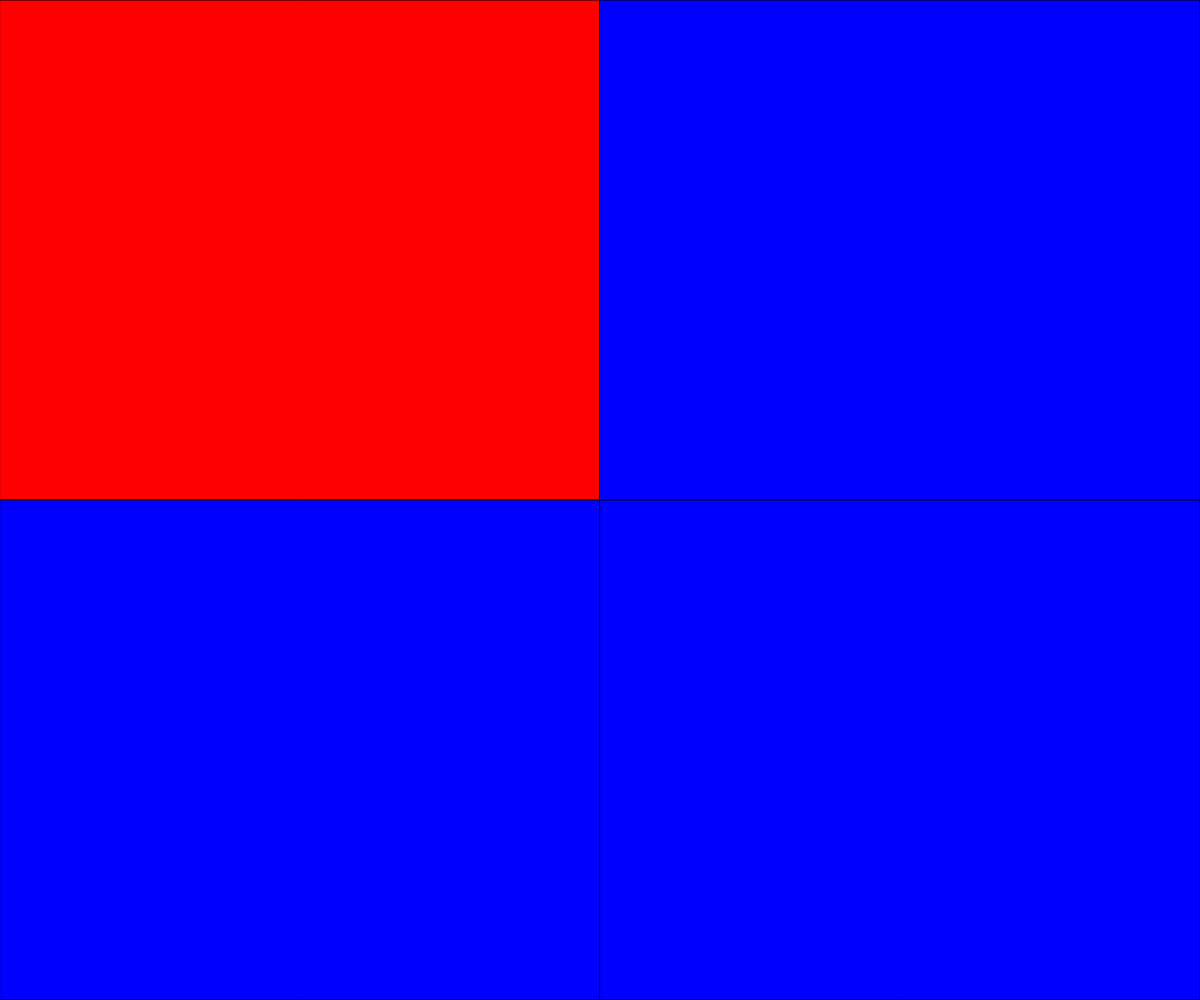
Frame 1 (no input)
Frame 60 (no input): identical to frame 1, image omitted
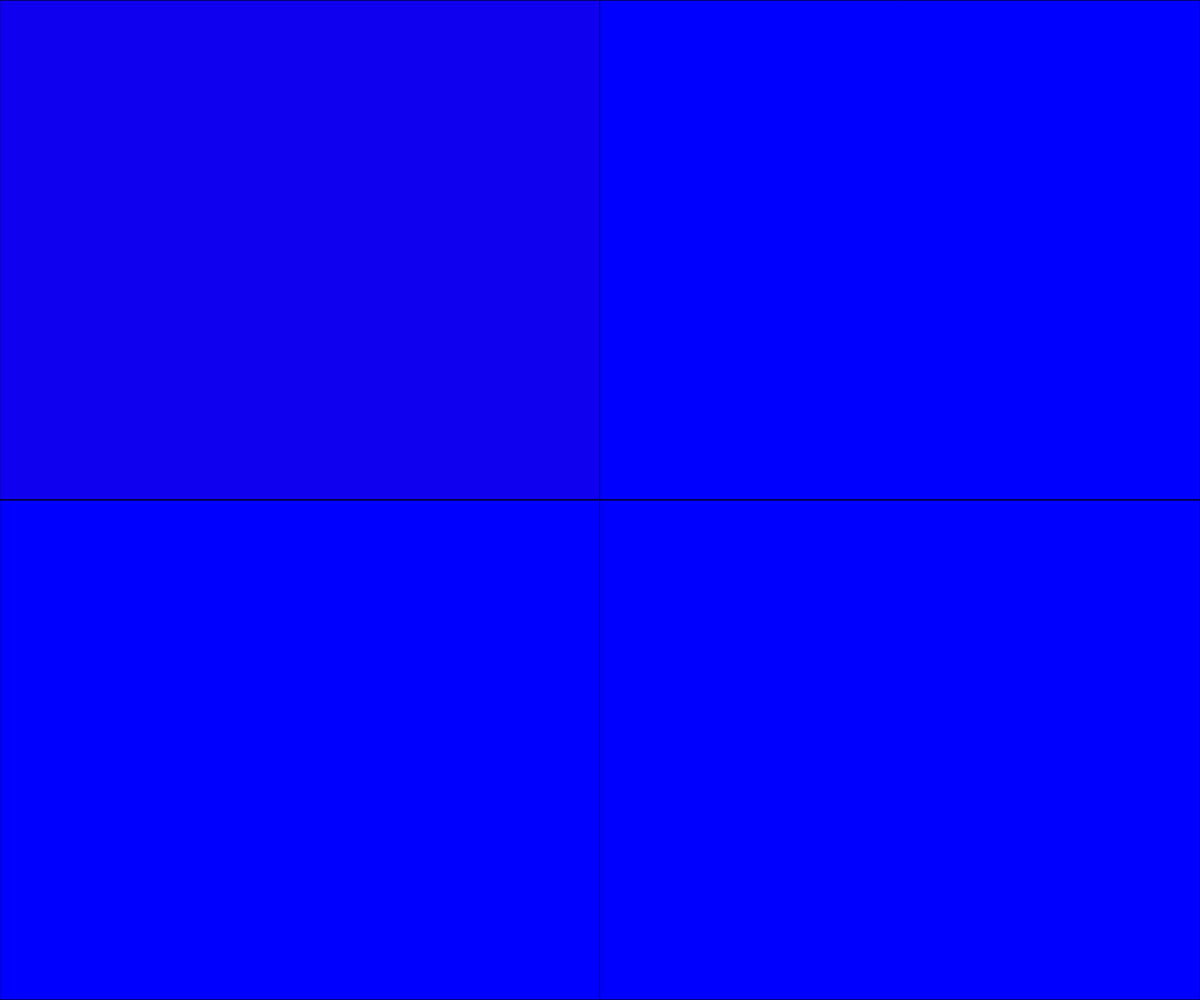
Frame 120 (the mouse pressed at the canvas centre since frame 60)

The p5.js sketch that drew these frames (run headless with seeded random() and noise() and a simulated clock; from frame 60 on, the mouse is pressed at the canvas centre):

// p5.js sketch
// ── sketch.js
// Project Title
// Your Name
// Date
//
// Extra for Experts:
// - describe what you did to take this project "above and beyond"

let a=0,b=0,c=0,d=0;
let iRate=4;
function setup() {
  createCanvas(windowWidth, windowHeight);
}

function draw() {
  background(255);
  drawGrid();
}

function drawGrid(){
  fill(0);
  if(mouseX<width/2 && mouseY<height/2)a=255;
  else if(a-iRate>=0)a-=iRate;
  fill(a,0,255-a);
  rect(0,0,width/2,height/2);

  if(mouseX>width/2 && mouseY<height/2)b=255;
  else if(b-iRate>=0)b-=iRate;
  fill(b,0,255-b);
  rect(width/2,0,width/2,height/2);

  if(mouseX<width/2 && mouseY>height/2)c=255;
  else if(c-iRate>=0)c-=iRate;
  fill(c,0,255-c);
  rect(0,height/2,width/2,height/2);

  if(mouseX>width/2 && mouseY>height/2)d=255;
  else if(d-iRate>=0)d-=iRate;
  fill(d,0,255-d);
  rect(width/2,height/2,width/2,height/2);


}
